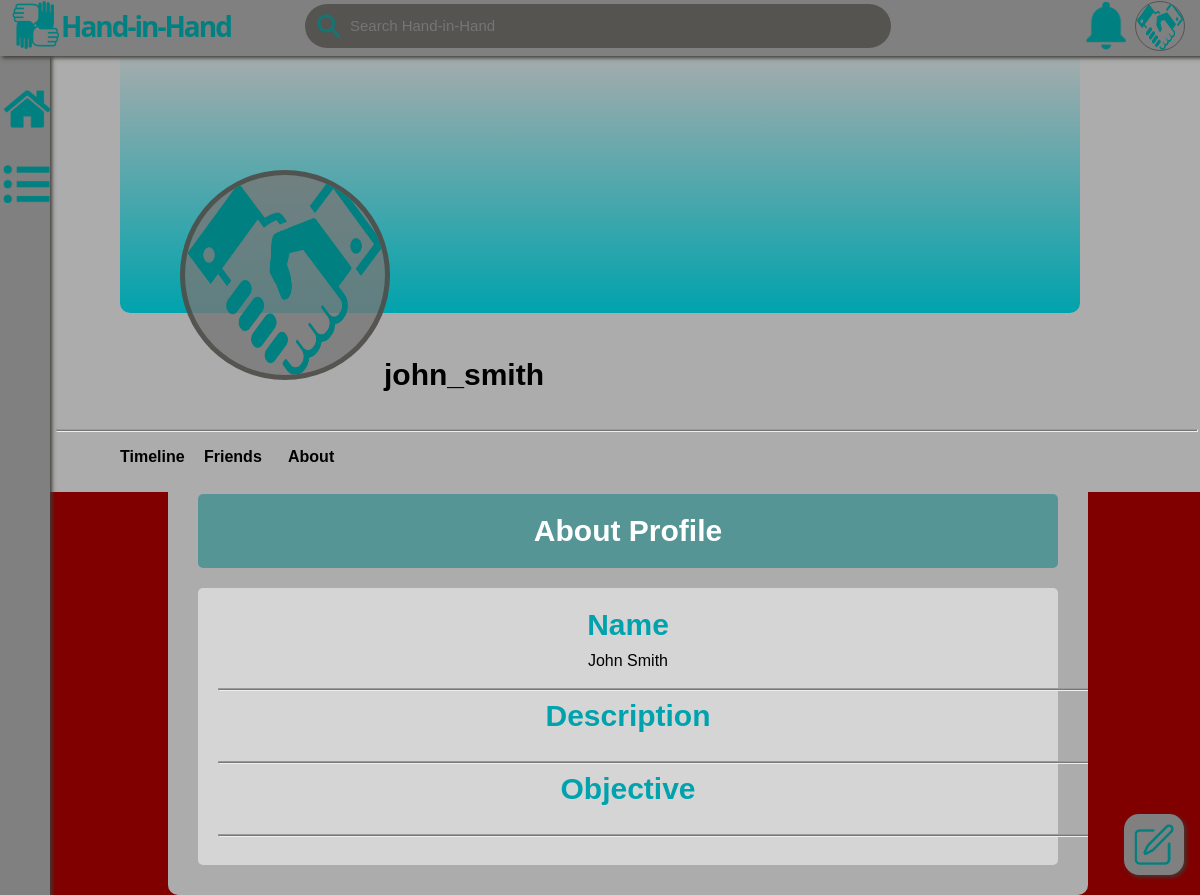
Screenshot of /user/john_smith/about (signed in) with the database file from the repository.
### app.py (models this page shows, shortened)
class User(db.Model, UserMixin):
    username = db.Column(db.String(1024), primary_key=True)
    password = db.Column(db.String(1024), nullable=False)
    first_name = db.Column(db.String(1024), nullable=False)
    middle_name = db.Column(db.String(1024), nullable=True)
    last_name = db.Column(db.String(1024), nullable=False)
    email = db.Column(db.String(1024), unique=True, nullable=False)
    profile_picture = db.Column(db.String(1024), nullable=True)
    background_banner_image = db.Column(db.String(1024), nullable=True)
    user_description = db.Column(db.String(1024), nullable=True)
    objective = db.Column(db.String(1024), nullable=True)
    phone_number = db.Column(db.String(9), nullable=True)

### app.py (the view)
@app.route('/user/<username>/about')
@login_required
def foreign_about(username):
    foreign_user = User.query.filter_by(username = username).first()
    if not verify_friendship(current_user.username, foreign_user.username):
        flash('You must be friends to view that page.')
        return redirect(url_for(
          'foreign_account', username = foreign_user.username
        ))
    return render_template('foreign_about.html', user = current_user,
      foreign_user = foreign_user)

### app.py (called while the page is built)
@login_manager.user_loader
def user_loader(username):
    return User.query.get(username)

def verify_friendship(username_1, username_2):
    if username_1 > username_2:
        temp = username_2
        username_2 = username_1
        username_1 = temp
    relationship = Relationship.query.filter_by(username_1 = username_1,
      username_2 = username_2).first()
    if relationship == None:
        return False
    if relationship.relationship_type != RelationshipType.FRIEND:
        return False
    return True

### templates/foreign_about.html (shortened to what this page needs)
{% extends 'foreign_account.html' %}
{% block account_body %}
    <div class="about_container">
        <div class="about_headers" style="color:white; background: rgba(0, 128, 128, 0.50); padding: 20px; margin: 20px; border-radius: 5px;">
            About Profile
        </div>
        <div style="background: rgba(255, 255, 255, 0.5); padding: 20px; margin: 20px; border-radius: 5px;">
            <div class="about_headers">
                Name
            </div>
            <div style="text-align: center; padding: 10px;">
                {{ foreign_user.first_name }} {{ foreign_user.middle_name }} {{ foreign_user.last_name }}
            </div>
            <hr style="overflow-x: fit; width: 120vh; color: #777777 noshade; background-color: #777777; height: 1px;">
            <div class="about_headers">
                Description
            </div>
            <div style="text-align: center; padding: 10px;">
            </div>
            <hr style="overflow-x: fit; width: 120vh; color: #777777 noshade; background-color: #777777; height: 1px;">
            <div class="about_headers">
                Objective
            </div>
            <div style="text-align: center; padding: 10px;">
            </div>
            <hr style="overflow-x: fit; width: 120vh; color: #777777 noshade; background-color: #777777; height: 1px;">
        </div>
    </div>
{% endblock %}

### templates/foreign_account.html (shortened to what this page needs)
{% extends 'navigation_overlay.html' %}
{% block user_account_image %}
    {% if user.profile_picture %}
        <a href="/home/account">
            <img class="user_account_image" src="/static/uploads/{{ user.profile_picture }}" width="48px" height="48px" title="User Account">
        </a>
    {% else %}
        <a href="/home/account">
            <img class="user_account_image" src="/static/default_user_account_icon.png" width="48px" height="48px" title="User Account">
        </a>
    {% endif %}
{% endblock %}
{% block body %}
    {% if foreign_user.profile_picture %}
        <a href="{{ url_for('foreign_account', username = foreign_user.username) }}">
            <img class="user_account_image" src="/static/uploads/{{ foreign_user.profile_picture }}" width="48px" height="48px" title="User Account" style="width: 200px; height: 200px; position: absolute; top: 19%; left: 15%; border-radius: 50%; border-width: 5px; z-index: 1;">
        </a>
    {% else %}
        <a href="{{ url_for('foreign_account', username = foreign_user.username) }}">
            <img class="user_account_image" src="/static/default_user_account_icon.png" width="48px" height="48px" title="User Account" style="width: 200px; height: 200px; position: absolute; top: 19%; left: 15%; border-radius: 50%; border-width: 5px; z-index: 1; background: #777777ce;">
        </a>
    {% endif %}
    {% if foreign_user.background_banner_image %}
        <img src="/static/uploads/{{ foreign_user.background_banner_image }}"style="position: absolute; top: 5%; left: 10%; width: 80%; height: 30%; background: linear-gradient(to bottom, #777777 0%, #C1C6C8 100%); border: none; border-radius: 10px; ">
    {% else %}
        <div style="position: absolute; top: 5%; left: 10%; width: 80%; height: 30%; background: linear-gradient(to bottom, #acacac 0%, #00A3AD 100%); border: none; border-radius: 10px; ">
        </div>
    {% endif %}
    <div style="position: absolute; top: 5%; left: 0%; width: 100%; height: 50%; border: none; background: #acacac; z-index: -1;">
    </div>
    <div id="user_information_block">
        <div style="left: 32%; top: 40%; position: absolute; font-size: 30px; font-weight: bold;">
            {{ foreign_user.username }}
        </div>
        <div>
            <hr style="overflow-x: fit; width: 95%; position: absolute; top: 47%; color: #777777 noshade; background-color: #777777; height: 1px;">
        </div>
        <div>
            <a href="{{ url_for('foreign_timeline', username = foreign_user.username) }}" class="timeline_account_button">
                Timeline
            </a>
            <a href="{{ url_for('foreign_about', username = foreign_user.username) }}" class="about_account_button">
                About
            </a>
            <a href="{{ url_for('foreign_friends', username = foreign_user.username) }}" class="friends_account_button">
                Friends
            </a>
        </div>
    </div>
    {% block account_body %}
    {% endblock %}
{% endblock %}

### static/site.css (style rules this page uses)
body { font-family: sans-serif; background-color: #800000; width: 100%; height: 100%; }
::placeholder { font-size: 15px; }
.user_account_image { left: 93%; top: 1%; position: absolute; border-style: solid; border-radius: 50px; border-color: rgba(61, 60, 54, 0.643); background-color: transparent; border-width: 1px; }

### templates/foreign_about.html (style rules this page uses)
.about_container { border: none; border-radius: 10px;; background-color: #acacac; position: absolute; top: 58vh; left: 14vw; width: 75vw; min-height: 30vh; padding: 10px; overflow: auto; word-break: break-all; }
.about_headers { font-weight: bold; color:#00A3AD; text-align: center; font-size: 30px; }
.about_account_button, .about_account_button:visited, .about_account_button:hover, .about_account_button:active { border-bottom: 2px solid #00A3AD; padding-bottom: 10px; }

### templates/foreign_account.html (style rules this page uses)
.timeline_account_button, .timeline_account_button:visited, .timeline_account_button:active { text-decoration: none; color: black; display: block; position: absolute; top: 50%; left: 10%; font-weight: bold; }
.friends_account_button, .friends_account_button:visited, .friends_account_button:active { text-decoration: none; color: black; display: block; position: absolute; top: 50%; left: 17%; font-weight: bold; }
.about_account_button, .about_account_button:visited, .about_account_button:active { text-decoration: none; color: black; display: block; position: absolute; top: 50%; left: 24%; font-weight: bold; }

### rows the page displays
User: username "john_smith", first_name "John", last_name "Smith"
